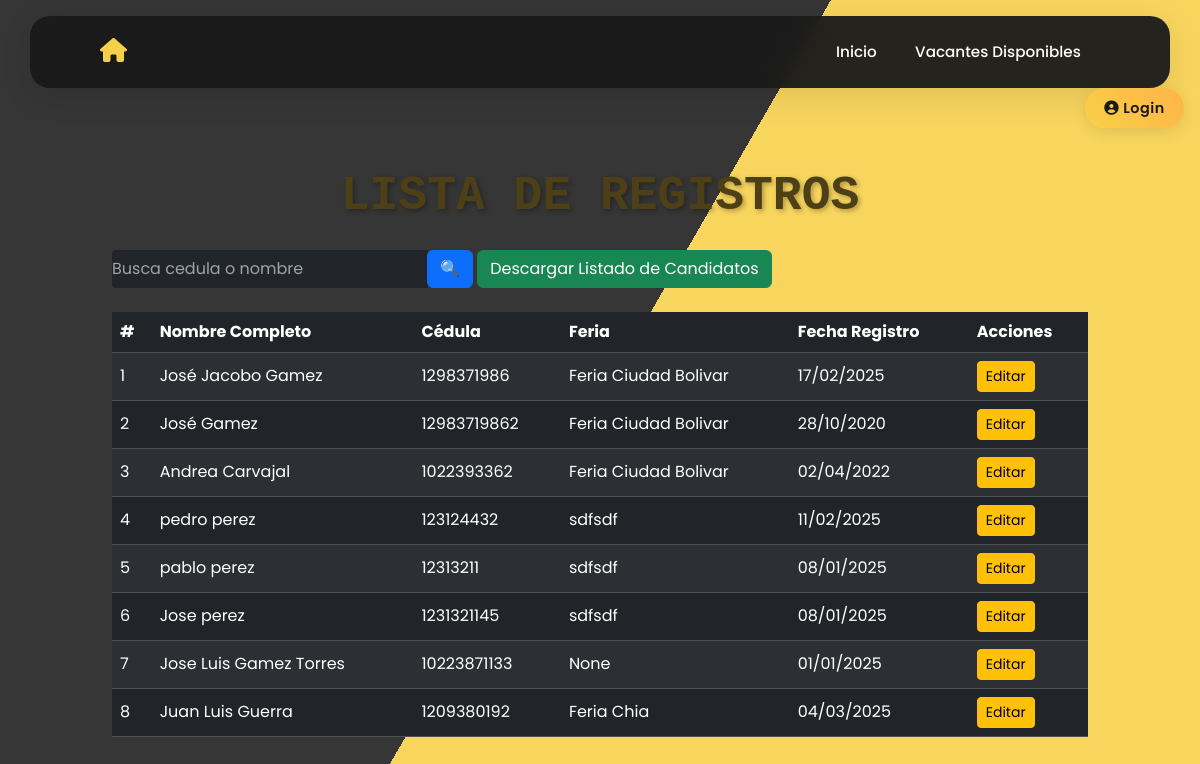
Before: /registros/ with the older database file.
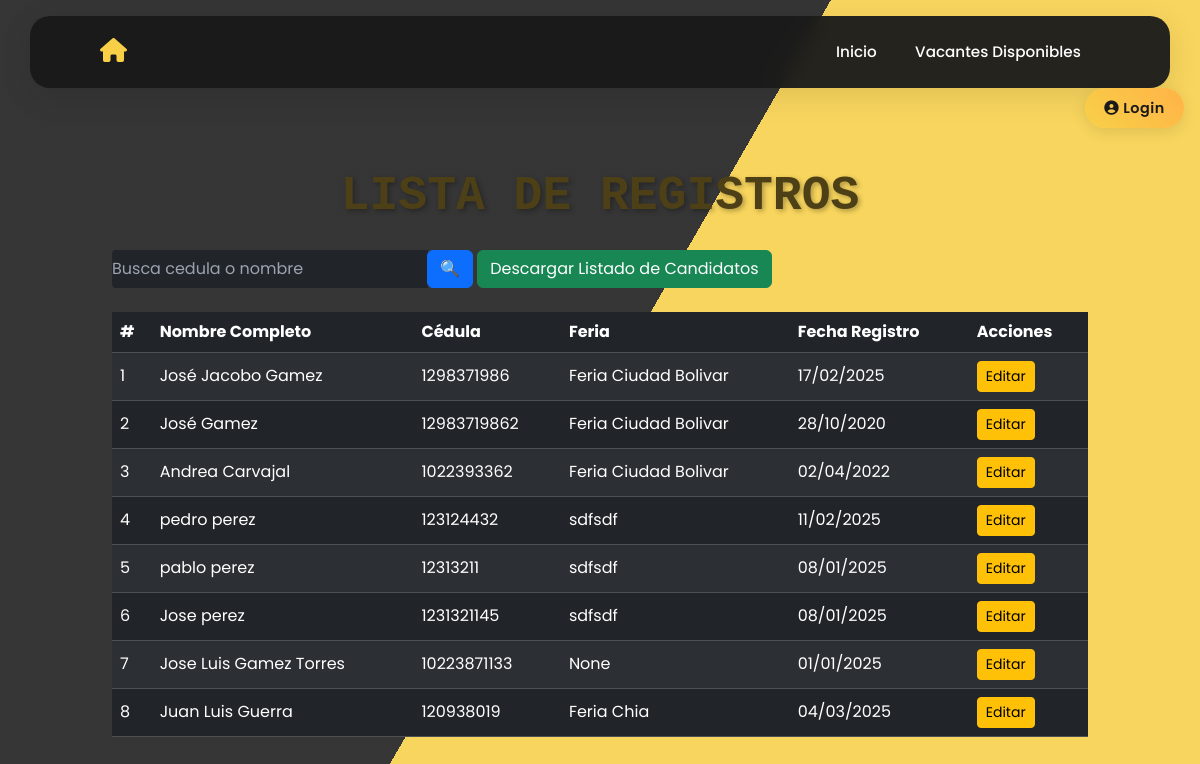
After: the same page with the newer database file.
### vacantes/models.py (models this page shows, shortened)
class RegistroCandidato(models.Model):
    SEX_CHOICES = [
        ('Mujer', 'Mujer'),
        ('Hombre', 'Hombre'),
        ('Intersexual', 'Intersexual'),
    ]
    DOCUMENT_TYPE_CHOICES = [
        ('CEDULA DE CIUDADANIA', 'CEDULA DE CIUDADANIA'),
        ('PERMISO ESPECIAL DE PERMANENCIA', 'PERMISO ESPECIAL DE PERMANENCIA'),
        ('TARJETA DE IDENTIDAD', 'TARJETA DE IDENTIDAD'),
        ('DOCUMENTO NACIONAL DE IDENTIFICACION', 'DOCUMENTO NACIONAL DE IDENTIFICACION'),
        ('PASAPORTE', 'PASAPORTE'),
        ('CEDULA DE EXTRANJERIA', 'CEDULA DE EXTRANJERIA'),
    ]
    EDUCATION_LEVEL_CHOICES = [
        ('BASICA PRIMARIA', 'BASICA PRIMARIA'),
        ('BASICA SECUNDARIA', 'BASICA SECUNDARIA'),
        ('BACHILLER ACADEMICO', 'BACHILLER ACADEMICO'),
        ('ESTUDIANTE BACHILLER ACADEMICO', 'ESTUDIANTE BACHILLER ACADEMICO'),
        ('TECNICO LABORAL/PROFESIONAL', 'TECNICO LABORAL/PROFESIONAL'),
        ('ESTUDIANTE TECNICO LABORAL/PROFESIONAL', 'ESTUDIANTE TECNICO LABORAL/PROFESIONAL'),
        ('TECNOLOGO', 'TECNOLOGO'),
        ('ESTUDIANTE TECNOLOGO', 'ESTUDIANTE TECNOLOGO'),
        ('PROFESIONAL', 'PROFESIONAL'),
        ('ESTUDIANTE PROFESIONAL', 'ESTUDIANTE PROFESIONAL'),
        ('POSGRADO', 'POSGRADO'),
    ]
    SCHEDULE_CHOICES = [
        ('TIEMPO COMPLETO', 'TIEMPO COMPLETO'),
        ('MEDIO TIEMPO', 'MEDIO TIEMPO'),
        ('FINES DE SEMANA', 'FINES DE SEMANA'),
    ]
    DISABILITY_CHOICES = [
        ('SI', 'Sí'),
        ('NO', 'No'),
    ]
    SISE_CHOICES = [
        ('SI', 'Sí'),
        ('NO', 'No'),
    ]
    RECRUITER_CHOICES = [
        ('No conoce el nombre', 'No conoce el nombre'),
        ('Angel Andres Moyano Molano', 'Angel Andres Moyano Molano'),
        ('Diego Alejandro Parra Pinto', 'Diego Alejandro Parra Pinto'),
        ('Erika Julieth Cristancho Pérez', 'Erika Julieth Cristancho Pérez'),
    ]
    feria = models.CharField(max_length=100, blank=True, null=True)
    fecha_feria = models.DateField(default=date(2025, 1, 1), blank=True, null=True)
    sexo = models.CharField(max_length=16, choices=SEX_CHOICES)
    tipo_documento = models.CharField(max_length=50, choices=DOCUMENT_TYPE_CHOICES)
    numero_documento = models.CharField(max_length=20, unique=True)
    nombres = models.CharField(max_length=100)
    apellidos = models.CharField(max_length=100)
    numero_celular = models.CharField(max_length=15)
    correo_electronico = models.EmailField()
    fecha_nacimiento = models.DateField()
    formacion_academica = models.CharField(max_length=40, choices=EDUCATION_LEVEL_CHOICES)
    programa_academico = models.CharField(max_length=100)
    experiencia_laboral = models.TextField(blank=True, null=True)
    interes_ocupacional = models.TextField(blank=True, null=True)
    departamento = models.ForeignKey(Departamento, on_delete=models.SET_NULL, null=True, blank=True)
    ciudad = models.ForeignKey(Ciudad, on_delete=models.SET_NULL, null=True, blank=True)
    candidato_discapacidad = models.CharField(max_length=2, choices=DISABILITY_CHOICES)
    tipo_discapacidad = models.CharField(max_length=100, blank=True, null=True)
    horario_interesado = models.CharField(max_length=20, choices=SCHEDULE_CHOICES)
    aspiracion_salarial = models.IntegerField(
        validators=[validar_aspiracion_salarial],
        help_text="Ingrese un valor numérico mayor a 1,000,000."
    )
    registrado_en_sise = models.CharField(max_length=2, choices=SISE_CHOICES)
    tecnico_seleccion = models.CharField(max_length=40, choices=RECRUITER_CHOICES, blank=True, null=True)
    vacantes_disponibles = models.ManyToManyField("Vacante", related_name="candidatos", blank=True)
    class Meta:
        verbose_name = "Registro de Candidato"
        verbose_name_plural = "Registros de Candidatos"

### vacantes/views.py (the view, shortened to what this page needs)
# urls.py: path('registros/', views.lista_registros, name='lista_registros'),
def lista_registros(request):
    query = request.GET.get('q', '')  # Captura el término de búsqueda
    registros = RegistroCandidato.objects.all()
    context = {
        'registros': registros,
        'query': query
    }
    return render(request, 'lista_registros.html', context)

### vacantes/templates/lista_registros.html (shortened to what this page needs)
{% extends 'base.html' %}
{% block contenido %}
<div class="container mt-5">
    <h1 class="text-center">Lista de Registros</h1>
    <form method="get" class="mb-4">
        <div class="input-group">
            <input class="text-white bg-dark" type="text" name="q" value="{{ query }}" class="form-control" placeholder="Busca cedula o nombre">
            <div class="input-group-append">
                <button class="btn btn-primary" type="submit">🔍</button>
                <a href="{% url 'exportar_candidatos' %}" class="btn btn-success">Descargar Listado de Candidatos</a>
            </div>
        </div>
    </form>
    <table class="table table-dark table-striped">
        <thead>
            <tr>
                <th>#</th>
                <th>Nombre Completo</th>
                <th>Cédula</th>
                <th>Feria</th>
                <th>Fecha Registro</th>
                <th>Acciones</th>
            </tr>
        </thead>
        <tbody>
            {% for registro in registros %}
                <tr>
                    <td>{{ forloop.counter }}</td>
                    <td>{{ registro.nombres }} {{ registro.apellidos }}</td>
                    <td>{{ registro.numero_documento }}</td>
                    <td>{{ registro.feria }}</td>
                    <td>{{ registro.fecha_feria|date:"d/m/Y" }}</td>
                    <td>
                        <a href="{% url 'editar_registro' registro.pk %}" class="btn btn-warning btn-sm">Editar</a>
                    </td>
                </tr>
            {% empty %}
                <tr>
                    <td colspan="5" class="text-center">No se encontraron registros.</td>
                </tr>
            {% endfor %}
        </tbody>
    </table>
</div>
{% endblock %}

Changed rows visible on the page:
changed RegistroCandidato "Juan Luis": numero_documento "1209380192" → "120938019"
